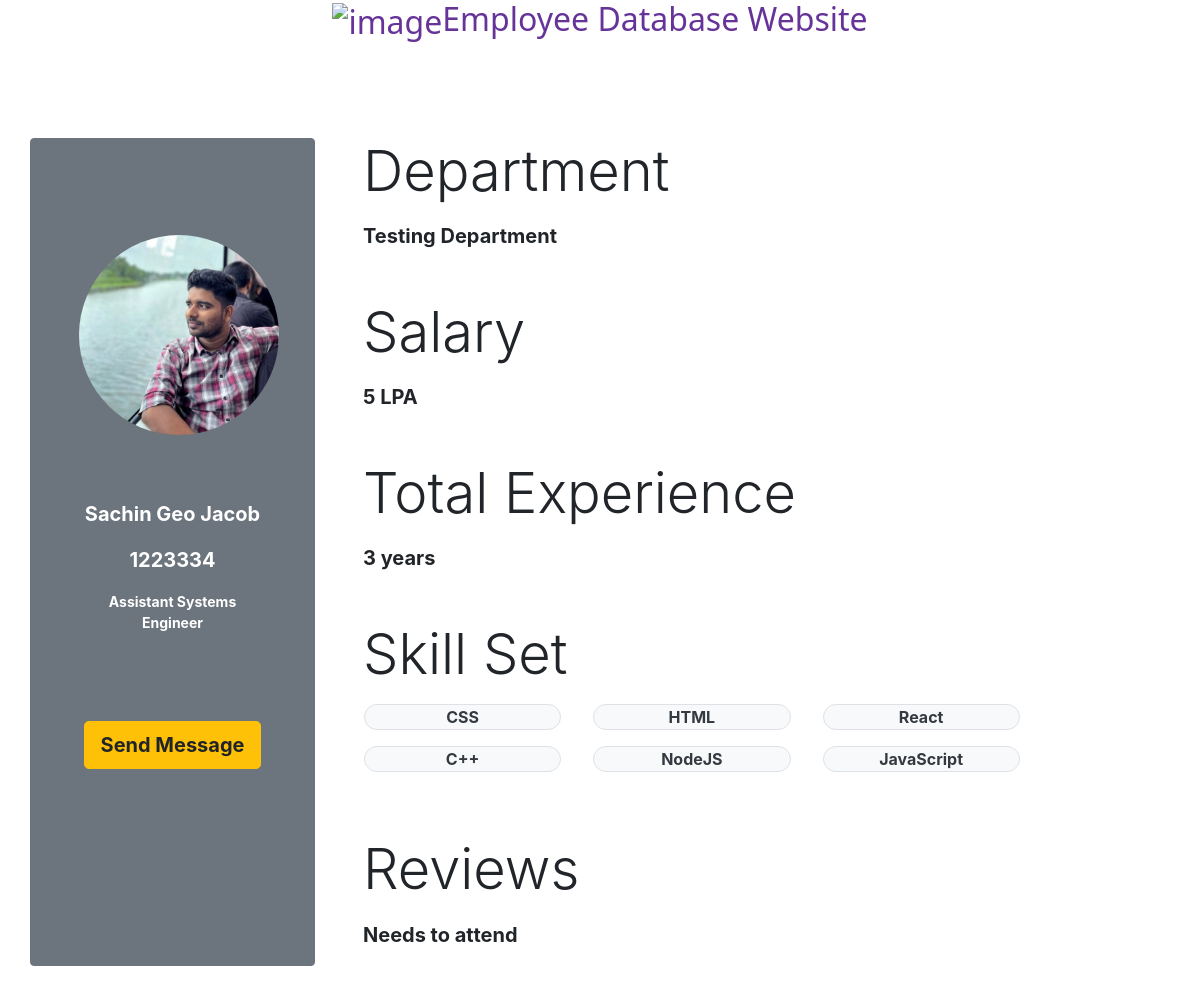
Screenshot of /Employee/Sachin Geo Jacob with the database file from the repository.
### EmployeeDbase/models.py (models this page shows, shortened)
class EmployeeDatabase(models.Model):
    user = models.OneToOneField(User, on_delete=models.CASCADE, null=True, blank=True)
    name = models.CharField(max_length=25, null=True, blank=True)
    employee_id = models.IntegerField(null=True, blank=True)
    designation = models.CharField(max_length=50, null=True, blank=True)
    department = models.CharField(max_length=50, null=True, blank=True)
    salaryLPA = models.IntegerField(null=True, blank=True)
    experience_tuple = (
        ('0',"Beginner"),
        ('1',"1 year"),
        ('2',"2 years"),
        ('3',"3 years"),
        ('4',"more than 3 years")
    )
    profile_img = models.ImageField(null=True, blank=True, default='employee_logo.jpg')
    total_experience = models.CharField(max_length=30,choices=experience_tuple, null=True, blank=True)
    skillset = models.ManyToManyField('SkillSet', null=True, blank=True)
    created_timestamp = models.DateTimeField(auto_now_add=True)
    id = models.UUIDField(default=uuid.uuid4, unique=True, primary_key=True, editable=False)
    class Meta:
        ordering = ['created_timestamp']

class SkillSet(models.Model):
    Programming_language = models.CharField(max_length=50)
    created_timestamp = models.DateTimeField(auto_now_add=True)
    id = models.UUIDField(default=uuid.uuid4, unique=True, primary_key=True, editable=False)

class EmployeeReview(models.Model):
    nameofEmployee = models.ForeignKey('EmployeeDatabase',on_delete=models.CASCADE)
    review_text = models.TextField(default="nil", max_length=2000)

### EmployeeDbase/views.py (the view)
# urls.py: path('Employee/<str:emp_name>', views.callSingleEmployeePage, name="Employee"),
def callSingleEmployeePage(request,emp_name):
    search_employee = EmployeeDatabase.objects.get(name=emp_name)
    return render(request, 'EmployeeDbase/IndividualEmployee.html', {'employee_data':search_employee})

### EmployeeDbase/templates/EmployeeDbase/IndividualEmployee.html (shortened to what this page needs)
<!DOCTYPE html>
<html lang="en">
<head>
    <link rel="stylesheet" href="https://cdn.jsdelivr.net/npm/bootstrap@4.6.2/dist/css/bootstrap.min.css">
</head>
<body>
    {% include 'mainnav.html' %}
<div class="container my-5 ">
    <div class="row mt-5  ">
        <div class="  col-md-3 text-center my-5 p-5 border border-secondary rounded bg-secondary text-white container">
            <img class="rounded-pill text-center my-5" src={{employee_data.profile_img.url}} alt={{employee_data.name}}_profile_img width="200px" height="200px"></li>
            <p class="lead my-3  font-weight-bold ">{{employee_data.name}}</p>
            <p class="lead my-3  font-weight-bold ">{{employee_data.employee_id}}</p>
            <p class="small my-3  font-weight-bold ">{{employee_data.designation}}</p>
            <br><br><br>
            <a href="" class="btn btn-warning font-weight-bold btn-lg">Send Message</a>
        </div>
        <div class="col-md-9 text-left container p-5">
            <p class="display-4">Department</p>
            <p class="lead font-weight-bold mb-5">{{employee_data.department}} Department</p>
            <p class="display-4">Salary</p>
            <p class="lead font-weight-bold mb-5">{{employee_data.salaryLPA}} LPA</p>
            <p class="display-4">Total Experience</p>
            <p class="lead font-weight-bold mb-5">{{employee_data.total_experience}} years</p>
            <p class="display-4">Skill Set</p>
            <div class="row mb-5">
                    {% for  skill in employee_data.skillset.all %}
                    <p class="d-inline border rounded-pill w-25 text-center text-dark mx-3 bg-light font-weight-bold">{{skill.Programming_language}}</p>
                    {% endfor %}
                </div>
            <p class="display-4">Reviews</p>
                    {% for review in employee_data.employeereview_set.all %}
                    <p class="lead font-weight-bold">{{review.review_text}}</p>
                    {% endfor %}
    </div>
</div>
</body>
</html>

### rows the page displays
EmployeeDatabase: profile_img (picture), name "Sachin Geo Jacob", employee_id "1223334", designation "Assistant Systems Engineer", department "Testing", salaryLPA "5", total_experience "3"
SkillSet: Programming_language "CSS"
SkillSet: Programming_language "HTML"
SkillSet: Programming_language "React"
SkillSet: Programming_language "C++"
SkillSet: Programming_language "NodeJS"
SkillSet: Programming_language "JavaScript"
EmployeeReview: review_text "Needs to attend"
